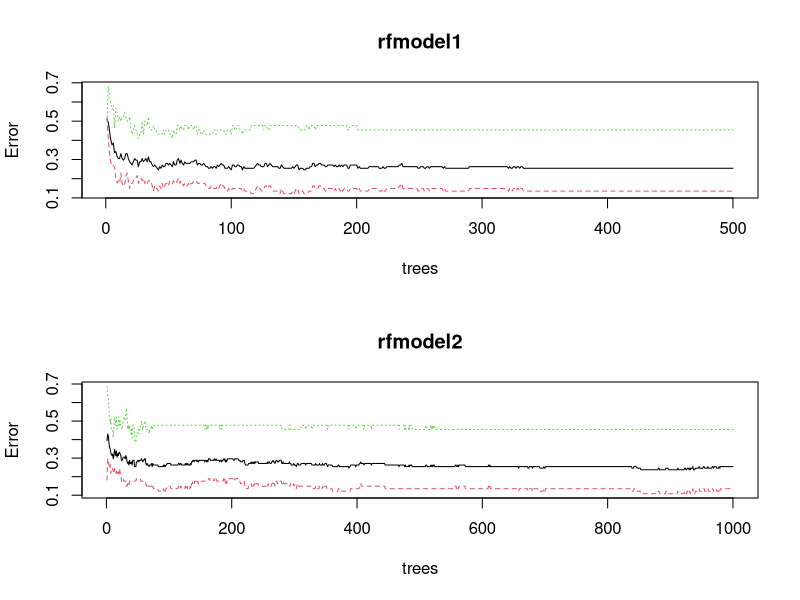
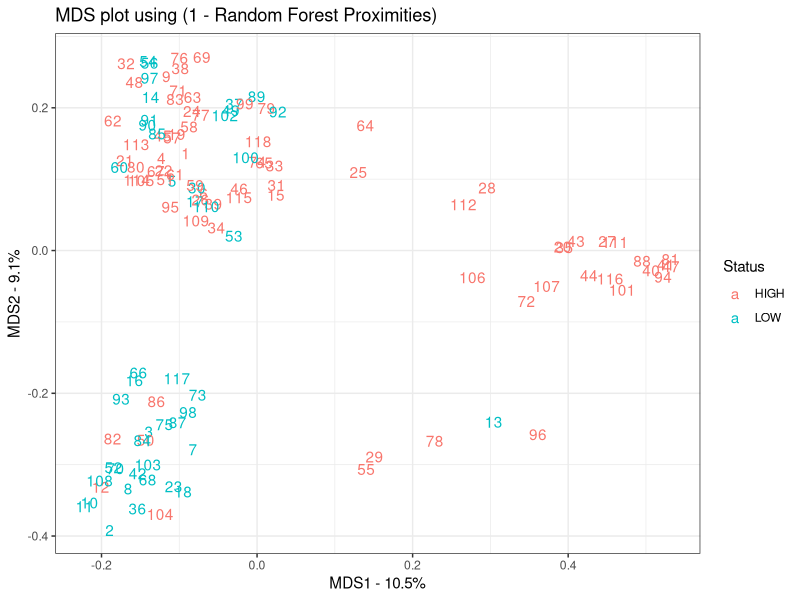

Write R code to recreate these figures, in order.
#Random forest - Student Data - Savings Score
library(randomForest)
library(ggplot2)
library(tidyverse)
library(cowplot)
library(readxl)

#Set Working Directory
setwd("D:/Project - Financial Literacy")

#Importing the Dataset
data = read_xlsx("RFDATA.xlsx", sheet = "RFdata-Student")
head(data)

#Encode the categorical variables
str(data)
attach(data)
data$DISTRICT = as.factor(DISTRICT)
data$GENDER = as.factor(GENDER)
data$EDUCATION = as.factor(EDUCATION)
data$WORK_STATUS = as.factor(WORK_STATUS)
data$STU_INC = as.factor(STU_INC)
data$GUIDANCE = as.factor(GUIDANCE)
data$GEN_SCORE = as.factor(GEN_SCORE)
data$SAV_SCORE = as.factor(SAV_SCORE)
data$INSUR_SCORE = as.factor(INSUR_SCORE)
data$INV_SCORE = as.factor(INV_SCORE)
data$PER_FIN_SCORE = as.factor(PER_FIN_SCORE)

str(data)

#Build the random forest model
set.seed(50)
rfmodel1 <- randomForest(SAV_SCORE~., data=data)
rfmodel1

rfmodel2 <- randomForest(SAV_SCORE~., ntree = 1000,data=data)
rfmodel2 

#Compare both the models
par(mfrow = c(2,1))
plot(rfmodel1) ; plot(rfmodel2)
par(mfrow = c(1,1))

#Check the number of splits for which oob errors is minimum
oob.value <- vector(length = 10)
for(i in 1:10){
  temp.model<-randomForest(SAV_SCORE~., data = data, mytri = i, ntree = 1000)
  oob.value[i]<- temp.model$err.rate[nrow(temp.model$err.rate),1]
}

which(oob.value == min(oob.value))
# [4]

#Create the final model
rfmodel_op <- randomForest(SAV_SCORE ~ ., 
                      data=data,
                      ntree=1000, 
                      proximity=TRUE, 
                      mtry=2)

rfmodel_op


#Create the multidimensional plot
distance.matrix <- as.dist(1-rfmodel_op$proximity)

mds.stuff <- cmdscale(distance.matrix, eig=TRUE, x.ret=TRUE)
mds.var.per <- round(mds.stuff$eig/sum(mds.stuff$eig)*100, 1)

mds.values <- mds.stuff$points
mds.data <- data.frame(Sample=rownames(mds.values),
                       X=mds.values[,1],
                       Y=mds.values[,2],
                       Status=data$SAV_SCORE)

ggplot(data=mds.data, aes(x=X, y=Y, label=Sample)) + 
  geom_text(aes(color=Status)) +
  theme_bw() +
  xlab(paste("MDS1 - ", mds.var.per[1], "%", sep="")) +
  ylab(paste("MDS2 - ", mds.var.per[2], "%", sep="")) +
  ggtitle("MDS plot using (1 - Random Forest Proximities)")

